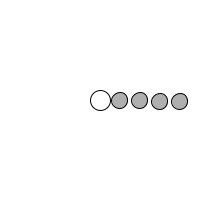
Frame 1 (no input)
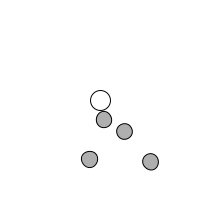
Frame 60 (the mouse pressed at the canvas centre just before this capture)
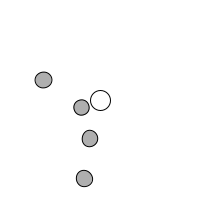
Frame 120 (the mouse held since frame 60 and released just before this capture)

The Processing sketch that drew these frames (run headless with seeded random() and noise(); from frame 60 on, the mouse is pressed at the canvas centre):

// Processing sketch: example_14_18
// ── example_14_18.pde
// Learning Processing
// Daniel Shiffman
// http://www.learningprocessing.com

// Example 14-18: Object-oriented solar system

// An array of 8 planet objects
Planet[] planets = new Planet[4];

void setup() {
  size(200,200);
  smooth();
  
  // The planet objects are initialized using the counter variable
  for (int i = 0; i < planets.length; i++ ) {
    planets[i] = new Planet(20 + i*20,16);
  }
}

void draw() {
  background(255);
  
  // Drawing the Sun
  pushMatrix();
  translate(width/2,height/2);
  stroke(0);
  fill(255);
  ellipse(0,0,20,20);
  
  // Drawing all Planets
  for (int i = 0; i < planets.length; i++ ) {
    planets[i].update();
    planets[i].display();
  }
  popMatrix();
}

// ── Planet.pde
// Learning Processing
// Daniel Shiffman
// http://www.learningprocessing.com

// Example 14-18: Object-oriented solar system

class Planet {
  // Each planet object keeps track of its own angle of rotation.
  float theta;      // Rotation around sun
  float diameter;   // Size of planet
  float distance;   // Distance from sun
  float orbitspeed; // Orbit speed
  
  Planet(float distance_, float diameter_) {
    distance = distance_;
    diameter = diameter_;
    theta = 0;
    orbitspeed = random(0.01,0.03);
  }
  
  void update() {
    // Increment the angle to rotate
    theta += orbitspeed;
  }
  
  void display() {
    // Before rotation and translation, the state of the matrix is saved with pushMatrix().
    pushMatrix(); 
    // Rotate orbit
    rotate(theta); 
    // translate out distance
    translate(distance,0); 
    stroke(0);
    fill(175);
    ellipse(0,0,diameter,diameter);
    // Once the planet is drawn, the matrix is restored with popMatrix() so that the next planet is not affected.
    popMatrix(); 
  }
}
